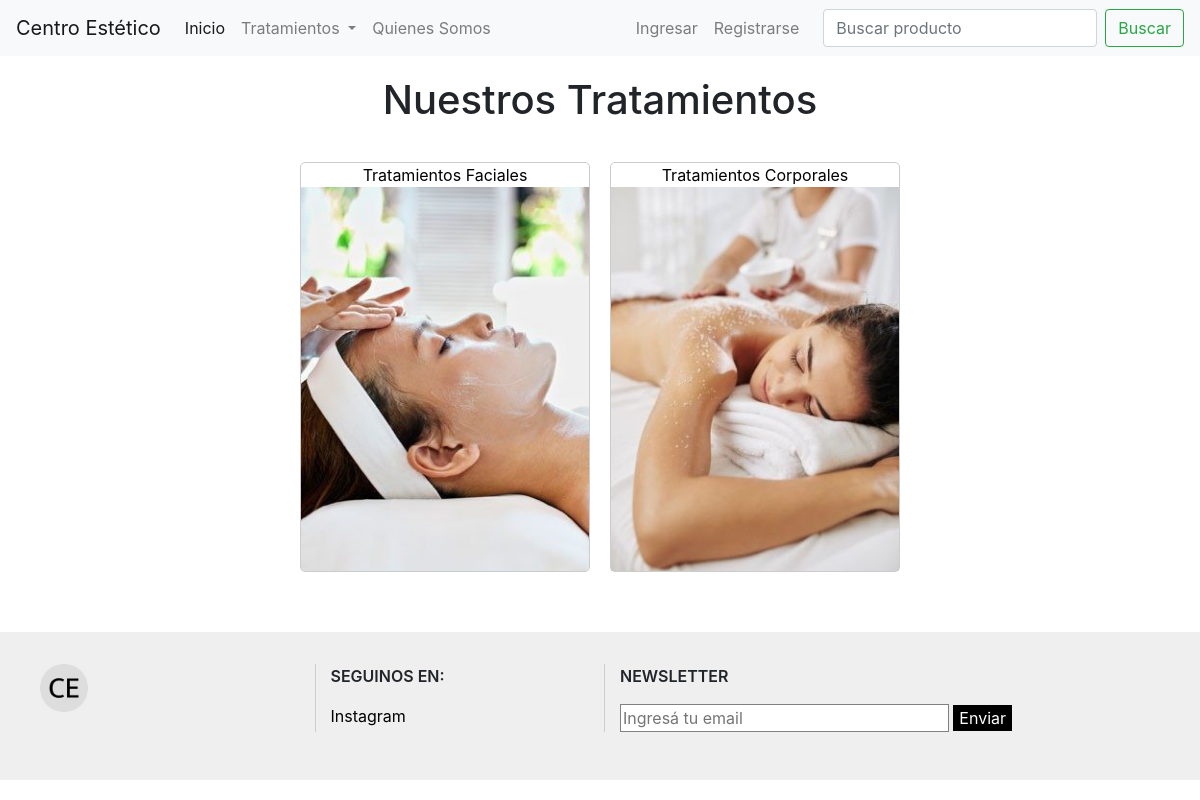
The page / on the database its author committed.
### home/models.py (models this page shows)
class Card(models.Model):
    CATEGORY_CHOICES = (
        ("face", "face"),
        ("body", "body"),
    )
    nombre = models.CharField(max_length=50)
    categoria = models.CharField(max_length=15, choices = CATEGORY_CHOICES)
    imagen = models.ImageField(upload_to="home_images", null=True)

### Proyecto_Python/views.py (the view)
# urls.py: path('', index, name='index'),
def index(request):
    cards = Card.objects.all()
    context = {
        "cards": cards,
    }
    return render(request, "index.html", context=context)

### templates/index.html (shortened to what this page needs)
{% extends "base.html" %}
{% block active-index %}
  active
{% endblock %}
{% block content %}
  <section>
    <h1 class="titulo">Nuestros Tratamientos</h1>
    <div class="cards">
      {% for card in cards %}
        <div class="card-index">
          <a href="/products/list-{{card.categoria}}/" class="card-index__name">{{card.nombre}}
            {% if card.imagen %}
              <img src="{{card.imagen.url}}" alt="facial" class="card-index__image">
            {% endif %}
          </a>
        </div>
      {% endfor %}
    </div>
  </section>
{% endblock %}

### static/styles/styles.css (style rules this page uses)
.titulo { cursor: default; text-align: center; padding: 20px; }
.cards { display: flex; align-items: center; justify-content: center; flex-wrap: wrap; }
.card-index { text-align: center; border: solid 1px #cccccc; border-radius: 5px; width: fit-content; margin: 10px; }
.card-index__name { color: #000000; }
.card-index__image { width: 18rem; display: block; }

### rows shown on the page
Card: nombre "Tratamientos Faciales", imagen (picture)
Card: nombre "Tratamientos Corporales", imagen (picture)
